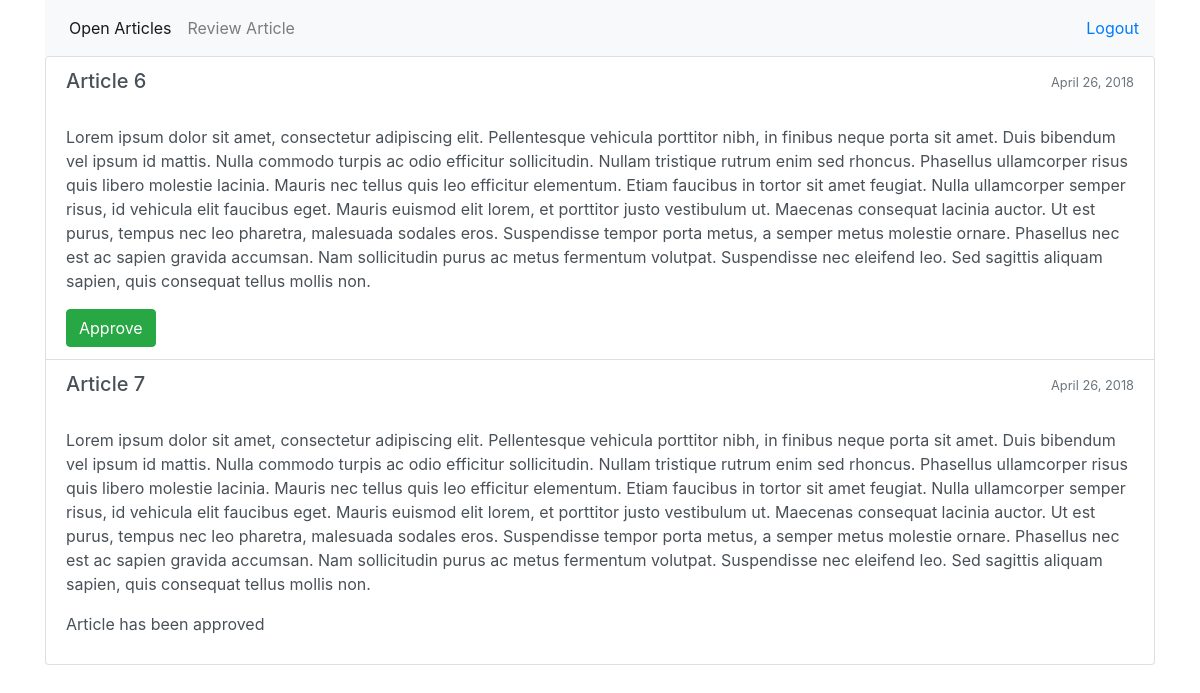
The app's page /article/review_article/ (signed in) with its own data.
### article/models.py (models this page shows, shortened)
class Article(models.Model):
    OPEN = 0
    ASSIGNED = 1
    REVIEW = 2
    APPROVED = 3
    STATE_CHOICES = (
        (OPEN, "Open"),
        (ASSIGNED, "Assigned"),
        (REVIEW, "Review"),
        (APPROVED, "Approved")
    )
    title = models.CharField(max_length=100, verbose_name='Title')
    content = models.TextField(verbose_name='Content')
    assignee = models.ForeignKey(User, null=True, blank=True)
    state = models.PositiveSmallIntegerField(choices=STATE_CHOICES, default=OPEN)
    google_doc_link = models.CharField(max_length=200, null=True, blank=True)
    created_at = models.DateField(auto_now_add=True)
    objects = ArticleManager()
    @property
    def is_in_review(self):
        return self.state == self.REVIEW
    @property
    def is_approved(self):
        return self.state == self.APPROVED

### article/views.py (the view, shortened to what this page needs)
class ReviewArticleView(LoginRequiredMixin, ReviewArticlePermission, ListView):
    model = Article
    queryset = Article.objects.review_articles()
    context_object_name = 'articles'
    template_name = 'article/review_article.html'

### account/models.py (called while the page is built)
    @property
    def is_writer(self):
        return self.role == User.WRITER

    @property
    def is_editor(self):
        return self.role == User.EDITOR

### article/permissions.py (called while the page is built)
    def has_permissions(self):
        return self.request.user.role == User.EDITOR

    def dispatch(self, request, *args, **kwargs):
        if not self.has_permissions():
            raise PermissionDenied
        return super(ReviewArticlePermission, self).dispatch(request, *args, **kwargs)

### article/templates/article/review_article.html (shortened to what this page needs)
{% extends 'base.html' %}
{% block content %}
<div class="list-group">
	{% for article in articles %}
	<div class="list-group-item list-group-item-action flex-column align-items-start">
        <div class="d-flex w-100 justify-content-between">
          <h5 class="mb-1">{{ article.title }}</h5>
          <div class="float-right">
          <small class="text-muted">{{ article.created_at }}</small>
          </div>
        </div><br/>
        <p class="mb-1">{{article.content|linebreaks}}</p>
        {% if article.is_in_review %}
        <a href="{{ request.path }}" class="btn btn-success post_link" article_id="{{ article.id }}" confirm_message="Are you sure want to approve this article?">Approve</a>
        {% endif %}
        {% if article.is_approved %}
          <p>Article has been approved</p>
        {% endif %}
      </div>
	{% endfor %}
</div>
{% endblock %}

### records on screen
Article: title "Article 6", created_at "April 26, 2018", content "Lorem ipsum dolor sit amet, consectetur adipiscing elit. Pellentesque vehicula porttitor nibh, in finibus neque porta sit amet. Duis bibendum vel ipsum id mattis. Nulla commodo turpis ac odio efficitur sollicitudin. Nullam tristique rutrum enim sed rhoncus. Phasellus ullamcorper risus quis libero molestie lacinia. Mauris nec tellus quis leo efficitur elementum. Etiam faucibus in tortor sit amet feugiat. Nulla ullamcorper semper risus, id vehicula elit faucibus eget. Mauris euismod elit lorem, et porttitor justo vestibulum ut. Maecenas consequat lacinia auctor. Ut est purus, tempus nec leo pharetra, malesuada sodales eros. Suspendisse tempor porta metus, a semper metus molestie ornare.…"
Article: title "Article 7", created_at "April 26, 2018", content "Lorem ipsum dolor sit amet, consectetur adipiscing elit. Pellentesque vehicula porttitor nibh, in finibus neque porta sit amet. Duis bibendum vel ipsum id mattis. Nulla commodo turpis ac odio efficitur sollicitudin. Nullam tristique rutrum enim sed rhoncus. Phasellus ullamcorper risus quis libero molestie lacinia. Mauris nec tellus quis leo efficitur elementum. Etiam faucibus in tortor sit amet feugiat. Nulla ullamcorper semper risus, id vehicula elit faucibus eget. Mauris euismod elit lorem, et porttitor justo vestibulum ut. Maecenas consequat lacinia auctor. Ut est purus, tempus nec leo pharetra, malesuada sodales eros. Suspendisse tempor porta metus, a semper metus molestie ornare.…", state "Article has been approved"
